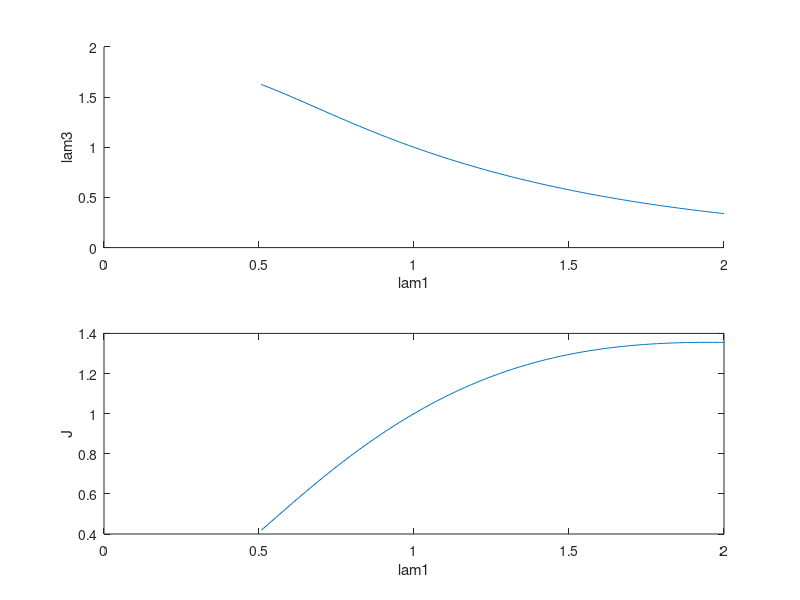

MATLAB code to generate this figure: (Note: this script raises an error after producing the figure.)
%   equibiaxial tension in x-y-direction for transversely isotropic SNE model
%   Author: Dominik K. Klein / AUG21



n = 200;
lam1_ges = linspace(0.5, 2, n);
n = length(lam1_ges);
lam2_ges = lam1_ges;
lam3_ges = ones(1, n);

fval_ges = zeros(n, 2);

for i=2:n
    
    lam11 = lam1_ges(i);


    P = @(lam) [(-0.56E2).*lam.^(-1)+lam.^3.*(0.2E0+0.162E2.*lam11.^4)+lam.*(0.16E2+ ...
  0.2E0.*lam11.^2+0.2E0.*lam11.^6+lam11.^2.*(0.16E1+0.2E2.*lam11.^2+ ...
  0.16E1.*lam11.^4))];
                    
    lam0 = [lam3_ges(i-1)];
    
    [lam, fval] = fsolve(P, lam0);
    
    lam3_ges(i) = lam;
    
    fval_ges(i, :) = fval;


end

lam1_ges = lam1_ges(1, 2:end);
lam2_ges = lam2_ges(1, 2:end);
lam3_ges = lam3_ges(1, 2:end);

clf
subplot(2, 1, 1)
hold on
plot(lam1_ges, lam3_ges);
xlabel('lam1')
ylabel('lam3')
subplot(2, 1, 2)
plot(lam1_ges, lam1_ges .* lam2_ges .* lam3_ges)
xlabel('lam1')
ylabel('J')

%   export for TF

Fs = zeros(n-1, 9);
Fs(:, 1) = lam1_ges';
Fs(:, 5) = lam2_ges';
Fs(:, 9) = lam3_ges';

 writematrix(Fs, 'biaxial.txt','Delimiter', 'space')
